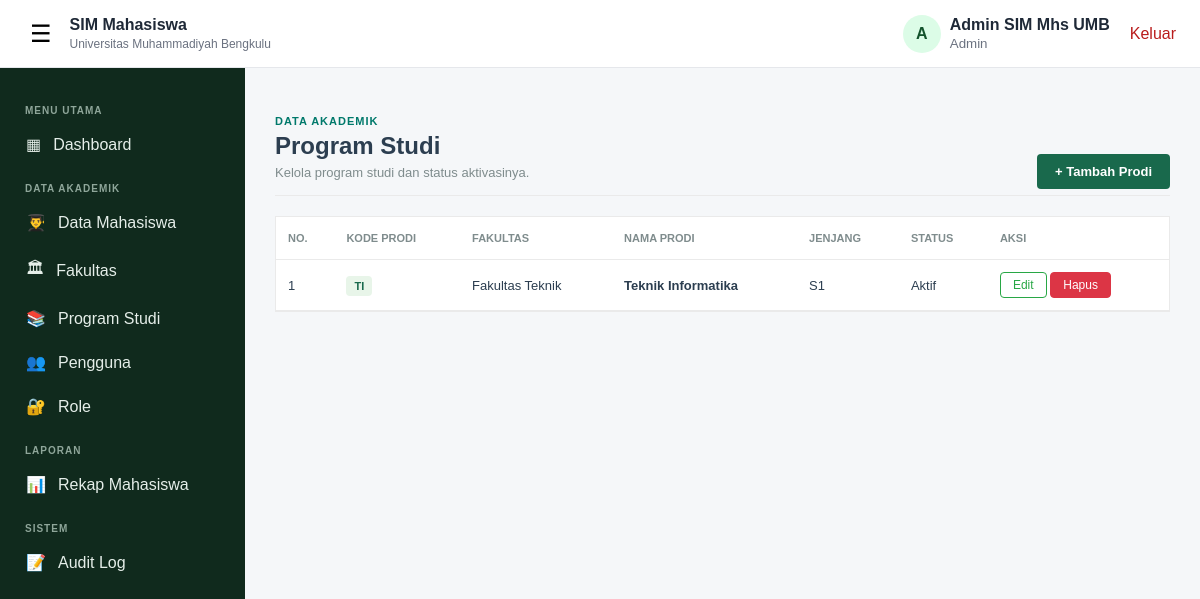
Page /program_studi.php (signed in) on the committed database.
### tables this page shows
CREATE TABLE `program_studi` (
  `id_program_studi` bigint(20) UNSIGNED NOT NULL,
  `id_fakultas` bigint(20) UNSIGNED NOT NULL,
  `kode_program_studi` varchar(20) NOT NULL,
  `nama_program_studi` varchar(200) NOT NULL,
  `jenjang` varchar(20) NOT NULL DEFAULT 'S1',
  `status_aktif` enum('Aktif','Tidak Aktif') NOT NULL DEFAULT 'Aktif',
  `created_at` timestamp NOT NULL DEFAULT current_timestamp(),
  `updated_at` timestamp NOT NULL DEFAULT current_timestamp() ON UPDATE current_timestamp()
);

CREATE TABLE `fakultas` (
  `id_fakultas` bigint(20) UNSIGNED NOT NULL,
  `id_universitas` bigint(20) UNSIGNED NOT NULL,
  `kode_fakultas` varchar(20) NOT NULL,
  `nama_fakultas` varchar(200) NOT NULL,
  `created_at` timestamp NOT NULL DEFAULT current_timestamp(),
  `updated_at` timestamp NOT NULL DEFAULT current_timestamp() ON UPDATE current_timestamp()
);

### program_studi.php (the view, shortened to what this page needs)
<?php
session_start(); require_once 'koneksi.php'; require_once 'auth_check.php';
$aksi = isset($_GET['aksi']) ? $_GET['aksi'] : '';
?>
<!DOCTYPE html>
<html lang="id">
<head><title>Program Studi</title><link rel="stylesheet" href="style.css"></head>
<body>
    <?php require_once 'topbar.php'; require_once 'sideleftbar.php'; ?>
    <div class="main-content">
        <div class="page-header">
            <div class="header-left">
                <p class="header-label">DATA AKADEMIK</p>
                <h1 class="page-title">Program Studi</h1>
                <p class="page-desc">Kelola program studi dan status aktivasinya.</p>
            </div>
            <?php if($aksi == '') { ?> <div class="header-right"><a href="?aksi=tambah" class="btn-add">+ Tambah Prodi</a></div> <?php } ?>
        </div>
        <?php if ($aksi == 'tambah' || $aksi == 'edit') {
            $is_edit = ($aksi == 'edit'); $d = $is_edit ? mysqli_fetch_array(mysqli_query($koneksi, "SELECT * FROM program_studi WHERE id_program_studi='$_GET[id]'")) : null;
        ?>
            <div class="form-card" style="max-width: 500px;">
                <form method="POST">
                    <?php if($is_edit) echo '<input type="hidden" name="id_program_studi" value="'.$d['id_program_studi'].'">'; ?>
                    <div class="form-group"><label>FAKULTAS</label><select name="id_fakultas" class="form-control" required><?php $qf = mysqli_query($koneksi, "SELECT * FROM fakultas"); while($f = mysqli_fetch_array($qf)) { $sel = ($is_edit && $f['id_fakultas'] == $d['id_fakultas']) ? 'selected' : ''; echo "<option value='{$f['id_fakultas']}' $sel>{$f['nama_fakultas']}</option>"; } ?></select></div>
                    <div class="form-group"><label>KODE PRODI</label><input type="text" name="kode_program_studi" class="form-control" value="<?= $is_edit ? htmlspecialchars($d['kode_program_studi']) : ''; ?>" required></div>
                    <div class="form-group"><label>NAMA PRODI</label><input type="text" name="nama_program_studi" class="form-control" value="<?= $is_edit ? htmlspecialchars($d['nama_program_studi']) : ''; ?>" required></div>
                    <div class="form-group"><label>JENJANG</label><select name="jenjang" class="form-control"><option value="D3" <?= ($is_edit && $d['jenjang']=='D3')?'selected':''; ?>>D3</option><option value="S1" <?= ($is_edit && $d['jenjang']=='S1')?'selected':''; ?>>S1</option><option value="S2" <?= ($is_edit && $d['jenjang']=='S2')?'selected':''; ?>>S2</option></select></div>
                    <div class="form-group"><label>STATUS AKTIF</label><select name="status_aktif" class="form-control"><option value="Aktif" <?= ($is_edit && $d['status_aktif']=='Aktif')?'selected':''; ?>>Aktif</option><option value="Tidak Aktif" <?= ($is_edit && $d['status_aktif']=='Tidak Aktif')?'selected':''; ?>>Tidak Aktif</option></select></div>
                    <button type="submit" name="<?= $is_edit ? 'simpan_edit' : 'simpan_tambah'; ?>" class="btn-submit">Simpan</button>
                    <a href="program_studi.php" class="btn-cancel">Batal</a>
                </form>
            </div>
        <?php } else { ?>
            <div class="card-table">
                <table class="custom-table">
                    <thead><tr><th>NO.</th><th>KODE PRODI</th><th>FAKULTAS</th><th>NAMA PRODI</th><th>JENJANG</th><th>STATUS</th><th>AKSI</th></tr></thead>
                    <tbody>
                        <?php $q = mysqli_query($koneksi, "SELECT p.*, f.nama_fakultas FROM program_studi p JOIN fakultas f ON p.id_fakultas = f.id_fakultas ORDER BY p.id_program_studi DESC"); $no = 1; while($d = mysqli_fetch_array($q)){ ?>
                        <tr>
                            <td><?= $no++; ?></td><td><span class="badge-green"><?= $d['kode_program_studi']; ?></span></td><td><?= $d['nama_fakultas']; ?></td>
                            <td><b><?= $d['nama_program_studi']; ?></b></td><td><?= $d['jenjang']; ?></td><td><?= $d['status_aktif']; ?></td>
                            <td><a href="?aksi=edit&id=<?= $d['id_program_studi']; ?>" class="action-btn btn-outline-green">Edit</a> <a href="?aksi=hapus&id=<?= $d['id_program_studi']; ?>" class="action-btn btn-fill-red" onclick="return confirm('Hapus?');">Hapus</a></td>
                        </tr>
                        <?php } ?>
                    </tbody>
                </table>
            </div>
        <?php } ?>
    </div>
</body></html>

### style.css (style rules this page uses)
* { box-sizing: border-box; }
:root { --primary: #166534; --primary-dark: #14532d; --secondary: #0f766e; --text: #1f2937; --muted: #6b7280; --border: #e5e7eb; --bg: #f5f7f9; --white: #ffffff; --danger: #b91c1c; --sidebar: #102a1d; }
body { margin: 0; font-family: Arial, Helvetica, sans-serif; color: var(--text); background: var(--bg); }
a { text-decoration: none; color: inherit; }
.main-content { margin-left: 245px; padding: 100px 30px 40px; min-height: 100vh; }
.page-header { display: flex; justify-content: space-between; align-items: flex-end; margin-top: 15px; margin-bottom: 20px; border-bottom: 1px solid #eaeaea; padding-bottom: 15px; }
.header-left { display: flex; flex-direction: column; gap: 5px; }
.header-label { font-size: 11px; font-weight: 700; color: #00796b; text-transform: uppercase; letter-spacing: 1px; margin: 0; }
.page-title { font-size: 24px; font-weight: 600; color: #2c3e50; margin: 0; }
.page-desc { font-size: 13px; color: #7f8c8d; margin: 0; }
.btn-add { background-color: #19694c; color: white; padding: 10px 18px; border-radius: 4px; text-decoration: none; font-size: 13px; font-weight: 600; margin-bottom: 2px; }
.card-table { background: #fff; width: 100%; border: 1px solid #eaeaea; overflow-x: auto; }
.custom-table { width: 100%; border-collapse: collapse; text-align: left; }
.custom-table th { font-size: 11px; font-weight: 600; color: #7f8c8d; text-transform: uppercase; padding: 15px 12px; border-bottom: 1px solid #eaeaea; }
.custom-table td { padding: 12px; border-bottom: 1px solid #eaeaea; color: #2c3e50; font-size: 13px; vertical-align: middle; }
.badge-green { background-color: #e8f5e9; color: #19694c; padding: 4px 8px; border-radius: 4px; font-size: 11px; font-weight: 700; text-transform: uppercase; }
.action-btn { padding: 5px 12px; border-radius: 4px; font-size: 12px; text-decoration: none; display: inline-block; cursor: pointer; }
.btn-outline-green { color: #28a745; border: 1px solid #28a745; background: transparent; }
.btn-fill-red { background-color: #dc3545; color: white; border: 1px solid #dc3545; }

### rows in the picture
program_studi: kode_program_studi "TI", id_fakultas.nama_fakultas "Fakultas Teknik", nama_program_studi "Teknik Informatika", jenjang "S1", status_aktif "Aktif"

### other values in the picture
substr($namaPengguna, 0, 1) "A"
$namaPengguna "Admin SIM Mhs UMB"
$namaRole "Admin"
